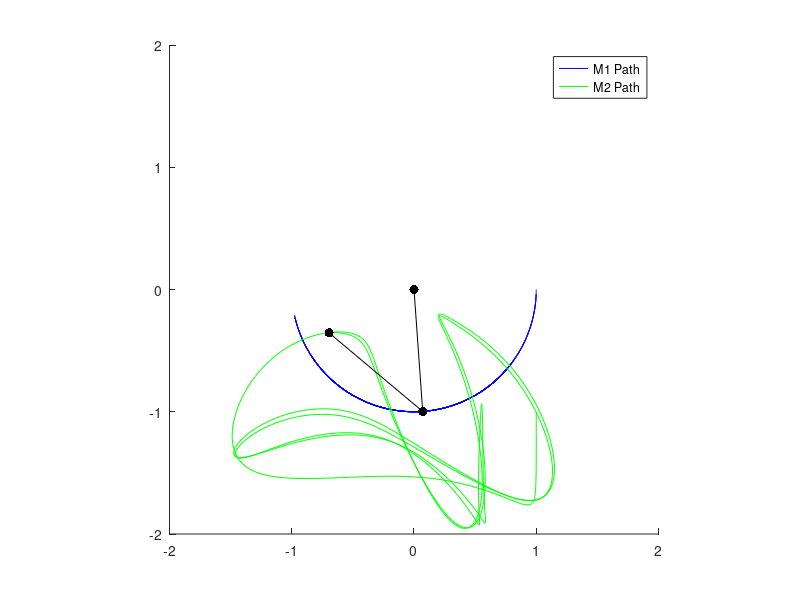

The MATLAB script that drew this image:
% Double Pendulum
%
% Simulates the trajectory of a double pendulum with massless rods in a plane.
% The pendulum is released with given initial conditions and its trajectory is plotted.
% Through simulation parameters, the simulation can be configured to plot the tension in
% the rods, the energy of the system, the state variables (position & velocity) or
% animate the system.
%
% Function Inputs: None
% Function Outputs: None
%
% Initial conditions and parameters are specified in the function for easy running.
%
% Eyre, Holzgrafe, Kessler - October 2012
% Olin College ENGR 2340 - Dynamics
% Assignment 4 - Problem 4

function pendulum

    %Parameters
    m1 = 1;  %Mass (kg)
    m2 = 1;  %Mass (kg)
    l1 = 1;  %Length (m)
    l2 = 1;  %Length (m)
    g = -9.8; %Gravity (m/s^2)
    
    %Initial Conditions
    theta1 = pi/2;
    theta2 = 0;
    omega1 = 0;
    omega2 = 0;

    %Simulation Parameters
    t = 10;
    dt = .01;
    skipframes = 14;
    animate = false;
    plotpath = true;
    plotstatevariables = false;
    plotenergy = true;
    plottension = true;

    %Setup & Run Simulation
    X0 = [theta1 theta2 omega1 omega2]; %Initial Condition Vector
    T = [0:dt:t]; %Time Vector
    [T, Z] = ode45(@equations, T, X0);  %Run Solver
    visualize(T,Z);

    % Equations for ODE Solver
    function res = equations(T,X)
        %Unpack State Variables
        theta1 = X(1);
        theta2 = X(2);
        omega1 = X(3);
        omega2 = X(4);

        %Calculate Derivatives
        alpha1 = (g*(2*m1+m2)*sin(theta1) + m2*(g*sin(theta1-2*theta2) - ...
            2*(l2*omega2^2 + l1*omega1^2*cos(theta1-theta2))*sin(theta1-theta2)))...
            /(l1*(2*m1+m2-m2*cos(2*(theta1-theta2))));
        alpha2 = 2*sin(theta1-theta2)*(l1*(m1+m2)*omega1^2 - ...
            g*(m1+m2)*cos(theta1) + l2*m2*omega2^2*cos(theta1-theta2))...
            /(l2*(2*m1 + m2 - m2*cos(2*(theta1-theta2))));

        %Return Derivatives of State Variables
        res = [omega1;omega2;alpha1;alpha2];

    end %equations

    % Visualize Simulation Results
    function visualize(T,Z)
        if animate
            runanimation(Z);
        end
        if plotpath
            plotthepath(Z);
        end
        if plotstatevariables
            plotstates(T,Z);
        end
    end

    function [X1 Y1 X2 Y2 X1d Y1d X2d Y2d] = converttocartesian(Z)
        %Extract
        theta1 = Z(:,1);
        theta2 = Z(:,2);
        omega1 = Z(:,3);
        omega2 = Z(:,4);

        %Position
        X1 = l1 * sin(theta1);
        Y1 =-l1 * cos(theta1);
        X2 = l2 * sin(theta2) + X1;
        Y2 =-l2 * cos(theta2) + Y1;

        %Velocity
        X1d = l1*omega1.*cos(theta1);
        Y1d =-l1*omega1.*sin(theta1);
        X2d = l2*omega2.*cos(theta2) + X1d;
        Y2d =-l2*omega2.*sin(theta2) + Y1d;
    end

    function runanimation(Z)
        %Convert to Cartesian
        [X1 Y1 X2 Y2 X1d Y1d X2d Y2d] = converttocartesian(Z);

        %Configure Axes
        lmax = l1 + l2;
        ax = [-lmax lmax -lmax lmax];

        for i=1:skipframes:length(theta1)
            clf, hold on

            %Plot Historical Position
            plot(X1(1:i),Y1(1:i),'b')
            plot(X2(1:i),Y2(1:i),'g')

            %Plot Current System Position
            plot([0 X1(i)],[0 Y1(i)],'k')
            plot([X1(i) X2(i)],[Y1(i) Y2(i)],'k')
            plot(0,0,'k.','MarkerSize',20)
            plot(X1(i),Y1(i),'k.','MarkerSize',20)
            plot(X2(i),Y2(i),'k.','MarkerSize',20)


            legend('M1 Path', 'M2 Path')
            axis(ax)
            axis square
            drawnow;
        end %for
    end %visualize

    function plotthepath(Z)
        %Convert to Cartesian
        [X1 Y1 X2 Y2 X1d Y1d X2d Y2d] = converttocartesian(Z);

        %Configure Axes
        lmax = l1 + l2;
        ax = [-lmax lmax -lmax lmax];

        %Plot
        clf; hold on
        plot(X1,Y1,'b')
        plot(X2,Y2,'g')
        plot([0 X1(end)],[0 Y1(end)],'k')
        plot([X1(end) X2(end)],[Y1(end) Y2(end)],'k')
        plot(0,0,'k.','MarkerSize',20)
        plot(X1(end),Y1(end),'k.','MarkerSize',20)
        plot(X2(end),Y2(end),'k.','MarkerSize',20)
        legend('M1 Path', 'M2 Path')
        axis(ax)   
        axis square
    end %plotthepath

    function plotstates(T,Z)
        %Extract
        theta1 = Z(:,1);
        theta2 = Z(:,2);
        omega1 = Z(:,3);
        omega2 = Z(:,4);

        %Calculate Accelerations
        alpha1 = [];
        alpha2 = [];
        for i=1:length(theta1)
            a1 = (g*(2*m1+m2)*sin(theta1(i)) + m2*(g*sin(theta1(i)-2*theta2(i)) - ...
                2*(l2*omega2(i)^2 + l1*omega1(i)^2*cos(theta1(i)-theta2(i)))*sin(theta1(i)-theta2(i))))...
                /(l1*(2*m1+m2-m2*cos(2*(theta1(i)-theta2(i)))));
            a2 = 2*sin(theta1(i)-theta2(i))*(l1*(m1+m2)*omega1(i)^2 - ...
                g*(m1+m2)*cos(theta1(i)) + l2*m2*omega2(i)^2*cos(theta1(i)-theta2(i)))...
                /(l2*(2*m1 + m2 - m2*cos(2*(theta1(i)-theta2(i)))));
            alpha1 = [alpha1;a1];
            alpha2 = [alpha2;a2];
        end
        
        clf

        %Determine Mode
        curplot = 3;
        numplots = 2;
        if plotenergy
            numplots = numplots + 1;
        end
        if plottension
            numplots = numplots + 2;
        end
        
        subplot(numplots,1,1)
        hold on
        plot(T,theta1,'r')
        plot(T,omega1,'b')
        plot(T,alpha1,'g')
        title('Mass One')
        legend('Angular Position (rad)','Angular Velocity (rad/s)','Angular Acceleration (rad/s^2')
        
        subplot(numplots,1,2)
        hold on
        plot(T,theta2,'r')
        plot(T,omega2,'b')
        plot(T,alpha2,'g')
        title('Mass Two')
        legend('Angular Position (rad)','Angular Velocity (rad/s)','Angular Acceleration (rad/s^2')
        
        if plotenergy
            %Potential Energy
            [X1 Y1 X2 Y2 X1d Y1d X2d Y2d] = converttocartesian(Z);
            potential = -g*(m1*Y1 + m2*Y2);

            %Kinetic Energy
            v1 = (X1d.^2 + Y1d.^2).^(1/2);
            v2 = (X2d.^2 + Y2d.^2).^(1/2);
            k1 = .5 * m1 * v1.^2;
            k2 = .5 * m2 * v2.^2; 
            kinetic = k1 + k2;

            %Total Energy
            energy = potential + kinetic;

            subplot(numplots,1,curplot)
            hold on
            plot(T,potential,'r')
            plot(T,kinetic,'b')
            plot(T,energy,'k')
            title('Energy')
            ylabel('Energy (J)')
            legend('Potential','Kinetic','Total')

            curplot = curplot + 1;
        end

        if plottension
            %Calculate Tensions
            T1 = 2*m1*(l1*(m1+m2)*omega1.^2 - g*(m1+m2)*cos(theta1) ...
                + l2*m2*omega2.^2.*cos(theta1-theta2))./(2*m1+m2-m2*cos(theta1-theta2));
            T2 = -m1*m2*(-2*l2*omega2.^2 - 2*l1*omega1.^2.*cos(theta1-theta2)...
                +g*cos(2*theta1-theta2) + g*cos(theta2))./(2*m1+m2-m2*cos(theta1-theta2));

            %Calculate Reaction Force Components
            Rx = T1 .* sin(theta1);
            Ry = -T1 .* cos(theta1);

            subplot(numplots,1,curplot)
            hold on
            plot(T,T1,'r')
            plot(T,T2,'b')
            title('Tension')
            ylabel('Force (N)')
            legend('T1','T2')

            curplot = curplot + 1;

            subplot(numplots,1,curplot)
            hold on
            plot(T,Rx,'r')
            plot(T,Ry,'b')
            title('Reaction Force')
            ylabel('Force (N)')
            legend('X Component','Y Component')

        end

        xlabel('Time (s)')

    end %plotstates

end %coaster